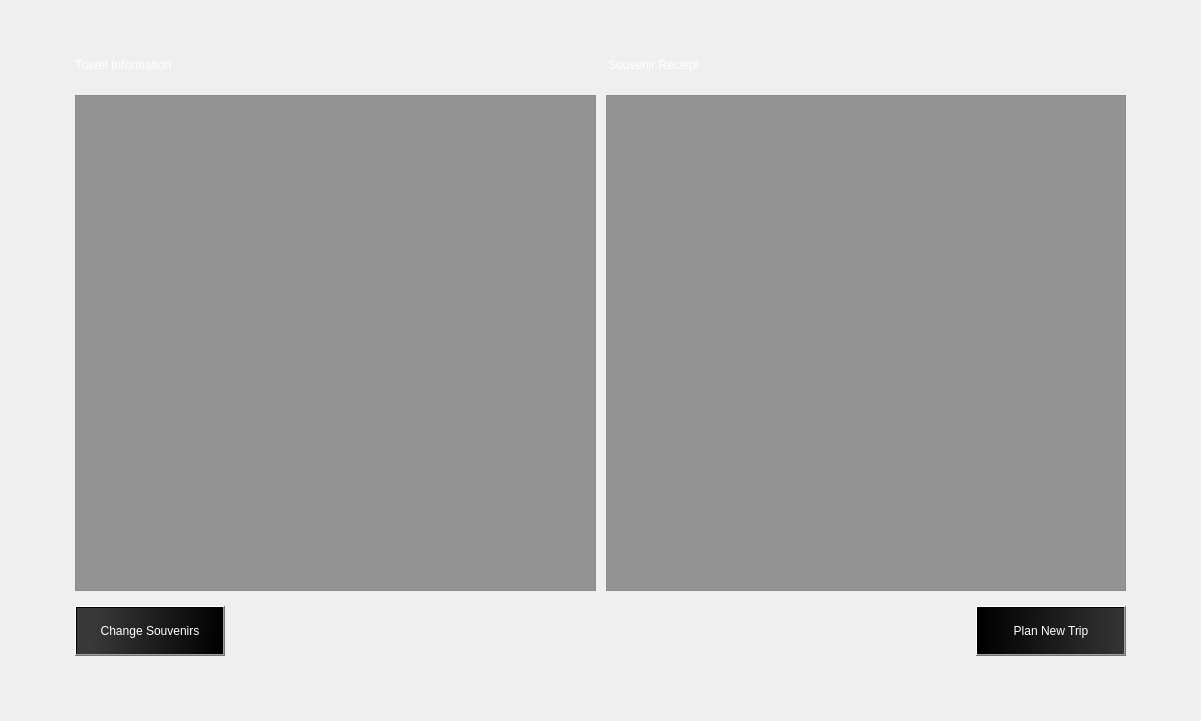
<?xml version="1.0" encoding="UTF-8"?>
<ui version="4.0">
 <class>ResultsWindow</class>
 <widget class="QWidget" name="ResultsWindow">
  <property name="geometry">
   <rect>
    <x>0</x>
    <y>0</y>
    <width>1201</width>
    <height>721</height>
   </rect>
  </property>
  <property name="minimumSize">
   <size>
    <width>1201</width>
    <height>721</height>
   </size>
  </property>
  <property name="maximumSize">
   <size>
    <width>1201</width>
    <height>721</height>
   </size>
  </property>
  <property name="windowTitle">
   <string>Form</string>
  </property>
  <widget class="QWidget" name="verticalLayoutWidget">
   <property name="geometry">
    <rect>
     <x>0</x>
     <y>0</y>
     <width>1201</width>
     <height>731</height>
    </rect>
   </property>
   <layout class="QVBoxLayout" name="verticalLayout">
    <property name="spacing">
     <number>15</number>
    </property>
    <property name="leftMargin">
     <number>75</number>
    </property>
    <property name="topMargin">
     <number>50</number>
    </property>
    <property name="rightMargin">
     <number>75</number>
    </property>
    <property name="bottomMargin">
     <number>75</number>
    </property>
    <item>
     <layout class="QHBoxLayout" name="horizontalLayout">
      <item>
       <widget class="QLabel" name="travelTitle">
        <property name="minimumSize">
         <size>
          <width>200</width>
          <height>30</height>
         </size>
        </property>
        <property name="palette">
         <palette>
          <active>
           <colorrole role="WindowText">
            <brush brushstyle="SolidPattern">
             <color alpha="255">
              <red>255</red>
              <green>255</green>
              <blue>255</blue>
             </color>
            </brush>
           </colorrole>
          </active>
          <inactive>
           <colorrole role="WindowText">
            <brush brushstyle="SolidPattern">
             <color alpha="255">
              <red>255</red>
              <green>255</green>
              <blue>255</blue>
             </color>
            </brush>
           </colorrole>
          </inactive>
          <disabled>
           <colorrole role="WindowText">
            <brush brushstyle="SolidPattern">
             <color alpha="127">
              <red>255</red>
              <green>255</green>
              <blue>255</blue>
             </color>
            </brush>
           </colorrole>
          </disabled>
         </palette>
        </property>
        <property name="text">
         <string>Travel Information</string>
        </property>
       </widget>
      </item>
      <item>
       <widget class="QLabel" name="souvenirTitle">
        <property name="minimumSize">
         <size>
          <width>200</width>
          <height>30</height>
         </size>
        </property>
        <property name="palette">
         <palette>
          <active>
           <colorrole role="WindowText">
            <brush brushstyle="SolidPattern">
             <color alpha="255">
              <red>255</red>
              <green>255</green>
              <blue>255</blue>
             </color>
            </brush>
           </colorrole>
          </active>
          <inactive>
           <colorrole role="WindowText">
            <brush brushstyle="SolidPattern">
             <color alpha="255">
              <red>255</red>
              <green>255</green>
              <blue>255</blue>
             </color>
            </brush>
           </colorrole>
          </inactive>
          <disabled>
           <colorrole role="WindowText">
            <brush brushstyle="SolidPattern">
             <color alpha="127">
              <red>255</red>
              <green>255</green>
              <blue>255</blue>
             </color>
            </brush>
           </colorrole>
          </disabled>
         </palette>
        </property>
        <property name="text">
         <string>Souvenir Receipt</string>
        </property>
       </widget>
      </item>
     </layout>
    </item>
    <item>
     <layout class="QHBoxLayout" name="horizontalLayout_2">
      <property name="spacing">
       <number>10</number>
      </property>
      <item>
       <widget class="QTableWidget" name="travelTable">
        <property name="palette">
         <palette>
          <active>
           <colorrole role="Text">
            <brush brushstyle="SolidPattern">
             <color alpha="255">
              <red>255</red>
              <green>255</green>
              <blue>255</blue>
             </color>
            </brush>
           </colorrole>
           <colorrole role="Base">
            <brush brushstyle="SolidPattern">
             <color alpha="127">
              <red>54</red>
              <green>54</green>
              <blue>54</blue>
             </color>
            </brush>
           </colorrole>
           <colorrole role="Window">
            <brush brushstyle="SolidPattern">
             <color alpha="127">
              <red>51</red>
              <green>51</green>
              <blue>51</blue>
             </color>
            </brush>
           </colorrole>
           <colorrole role="AlternateBase">
            <brush brushstyle="SolidPattern">
             <color alpha="127">
              <red>81</red>
              <green>81</green>
              <blue>81</blue>
             </color>
            </brush>
           </colorrole>
           <colorrole role="PlaceholderText">
            <brush brushstyle="SolidPattern">
             <color alpha="128">
              <red>255</red>
              <green>255</green>
              <blue>255</blue>
             </color>
            </brush>
           </colorrole>
          </active>
          <inactive>
           <colorrole role="Text">
            <brush brushstyle="SolidPattern">
             <color alpha="255">
              <red>255</red>
              <green>255</green>
              <blue>255</blue>
             </color>
            </brush>
           </colorrole>
           <colorrole role="Base">
            <brush brushstyle="SolidPattern">
             <color alpha="127">
              <red>54</red>
              <green>54</green>
              <blue>54</blue>
             </color>
            </brush>
           </colorrole>
           <colorrole role="Window">
            <brush brushstyle="SolidPattern">
             <color alpha="127">
              <red>51</red>
              <green>51</green>
              <blue>51</blue>
             </color>
            </brush>
           </colorrole>
           <colorrole role="AlternateBase">
            <brush brushstyle="SolidPattern">
             <color alpha="127">
              <red>81</red>
              <green>81</green>
              <blue>81</blue>
             </color>
            </brush>
           </colorrole>
           <colorrole role="PlaceholderText">
            <brush brushstyle="SolidPattern">
             <color alpha="128">
              <red>255</red>
              <green>255</green>
              <blue>255</blue>
             </color>
            </brush>
           </colorrole>
          </inactive>
          <disabled>
           <colorrole role="Text">
            <brush brushstyle="SolidPattern">
             <color alpha="127">
              <red>255</red>
              <green>255</green>
              <blue>255</blue>
             </color>
            </brush>
           </colorrole>
           <colorrole role="Base">
            <brush brushstyle="SolidPattern">
             <color alpha="127">
              <red>51</red>
              <green>51</green>
              <blue>51</blue>
             </color>
            </brush>
           </colorrole>
           <colorrole role="Window">
            <brush brushstyle="SolidPattern">
             <color alpha="127">
              <red>51</red>
              <green>51</green>
              <blue>51</blue>
             </color>
            </brush>
           </colorrole>
           <colorrole role="AlternateBase">
            <brush brushstyle="SolidPattern">
             <color alpha="127">
              <red>81</red>
              <green>81</green>
              <blue>81</blue>
             </color>
            </brush>
           </colorrole>
           <colorrole role="PlaceholderText">
            <brush brushstyle="SolidPattern">
             <color alpha="128">
              <red>231</red>
              <green>231</green>
              <blue>231</blue>
             </color>
            </brush>
           </colorrole>
          </disabled>
         </palette>
        </property>
        <property name="font">
         <font>
          <pointsize>12</pointsize>
          <weight>75</weight>
          <bold>true</bold>
         </font>
        </property>
        <property name="sizeAdjustPolicy">
         <enum>QAbstractScrollArea::AdjustIgnored</enum>
        </property>
        <property name="alternatingRowColors">
         <bool>true</bool>
        </property>
        <property name="textElideMode">
         <enum>Qt::ElideLeft</enum>
        </property>
        <attribute name="horizontalHeaderCascadingSectionResizes">
         <bool>true</bool>
        </attribute>
        <attribute name="horizontalHeaderMinimumSectionSize">
         <number>60</number>
        </attribute>
        <attribute name="horizontalHeaderDefaultSectionSize">
         <number>150</number>
        </attribute>
        <attribute name="horizontalHeaderStretchLastSection">
         <bool>true</bool>
        </attribute>
        <attribute name="verticalHeaderVisible">
         <bool>false</bool>
        </attribute>
       </widget>
      </item>
      <item>
       <widget class="QTableWidget" name="souvenirTable">
        <property name="palette">
         <palette>
          <active>
           <colorrole role="Text">
            <brush brushstyle="SolidPattern">
             <color alpha="255">
              <red>255</red>
              <green>255</green>
              <blue>255</blue>
             </color>
            </brush>
           </colorrole>
           <colorrole role="Base">
            <brush brushstyle="SolidPattern">
             <color alpha="127">
              <red>54</red>
              <green>54</green>
              <blue>54</blue>
             </color>
            </brush>
           </colorrole>
           <colorrole role="Window">
            <brush brushstyle="SolidPattern">
             <color alpha="127">
              <red>51</red>
              <green>51</green>
              <blue>51</blue>
             </color>
            </brush>
           </colorrole>
           <colorrole role="AlternateBase">
            <brush brushstyle="SolidPattern">
             <color alpha="127">
              <red>81</red>
              <green>81</green>
              <blue>81</blue>
             </color>
            </brush>
           </colorrole>
           <colorrole role="PlaceholderText">
            <brush brushstyle="SolidPattern">
             <color alpha="128">
              <red>255</red>
              <green>255</green>
              <blue>255</blue>
             </color>
            </brush>
           </colorrole>
          </active>
          <inactive>
           <colorrole role="Text">
            <brush brushstyle="SolidPattern">
             <color alpha="255">
              <red>255</red>
              <green>255</green>
              <blue>255</blue>
             </color>
            </brush>
           </colorrole>
           <colorrole role="Base">
            <brush brushstyle="SolidPattern">
             <color alpha="127">
              <red>54</red>
              <green>54</green>
              <blue>54</blue>
             </color>
            </brush>
           </colorrole>
           <colorrole role="Window">
            <brush brushstyle="SolidPattern">
             <color alpha="127">
              <red>51</red>
              <green>51</green>
              <blue>51</blue>
             </color>
            </brush>
           </colorrole>
           <colorrole role="AlternateBase">
            <brush brushstyle="SolidPattern">
             <color alpha="127">
              <red>81</red>
              <green>81</green>
              <blue>81</blue>
             </color>
            </brush>
           </colorrole>
           <colorrole role="PlaceholderText">
            <brush brushstyle="SolidPattern">
             <color alpha="128">
              <red>255</red>
              <green>255</green>
              <blue>255</blue>
             </color>
            </brush>
           </colorrole>
          </inactive>
          <disabled>
           <colorrole role="Text">
            <brush brushstyle="SolidPattern">
             <color alpha="127">
              <red>255</red>
              <green>255</green>
              <blue>255</blue>
             </color>
            </brush>
           </colorrole>
           <colorrole role="Base">
            <brush brushstyle="SolidPattern">
             <color alpha="127">
              <red>51</red>
              <green>51</green>
              <blue>51</blue>
             </color>
            </brush>
           </colorrole>
           <colorrole role="Window">
            <brush brushstyle="SolidPattern">
             <color alpha="127">
              <red>51</red>
              <green>51</green>
              <blue>51</blue>
             </color>
            </brush>
           </colorrole>
           <colorrole role="AlternateBase">
            <brush brushstyle="SolidPattern">
             <color alpha="127">
              <red>81</red>
              <green>81</green>
              <blue>81</blue>
             </color>
            </brush>
           </colorrole>
           <colorrole role="PlaceholderText">
            <brush brushstyle="SolidPattern">
             <color alpha="128">
              <red>231</red>
              <green>231</green>
              <blue>231</blue>
             </color>
            </brush>
           </colorrole>
          </disabled>
         </palette>
        </property>
        <property name="font">
         <font>
          <pointsize>12</pointsize>
          <weight>75</weight>
          <bold>true</bold>
         </font>
        </property>
        <property name="styleSheet">
         <string notr="true"/>
        </property>
        <property name="sizeAdjustPolicy">
         <enum>QAbstractScrollArea::AdjustIgnored</enum>
        </property>
        <property name="alternatingRowColors">
         <bool>true</bool>
        </property>
        <property name="textElideMode">
         <enum>Qt::ElideRight</enum>
        </property>
        <property name="wordWrap">
         <bool>true</bool>
        </property>
        <property name="cornerButtonEnabled">
         <bool>false</bool>
        </property>
        <attribute name="horizontalHeaderCascadingSectionResizes">
         <bool>false</bool>
        </attribute>
        <attribute name="horizontalHeaderMinimumSectionSize">
         <number>100</number>
        </attribute>
        <attribute name="horizontalHeaderDefaultSectionSize">
         <number>150</number>
        </attribute>
        <attribute name="horizontalHeaderStretchLastSection">
         <bool>true</bool>
        </attribute>
        <attribute name="verticalHeaderVisible">
         <bool>false</bool>
        </attribute>
       </widget>
      </item>
     </layout>
    </item>
    <item>
     <layout class="QHBoxLayout" name="horizontalLayout_3">
      <item>
       <widget class="QPushButton" name="moveToSouvenir">
        <property name="minimumSize">
         <size>
          <width>150</width>
          <height>50</height>
         </size>
        </property>
        <property name="styleSheet">
         <string notr="true">color: rgb(255, 255, 255);
background-color: qlineargradient(spread:pad, x1:1, y1:0.523, x2:0, y2:0.494, stop:0 rgba(0, 0, 0, 255), stop:0.897727 rgba(57, 57, 57, 255))</string>
        </property>
        <property name="text">
         <string>Change Souvenirs</string>
        </property>
       </widget>
      </item>
      <item>
       <spacer name="horizontalSpacer">
        <property name="orientation">
         <enum>Qt::Horizontal</enum>
        </property>
        <property name="sizeHint" stdset="0">
         <size>
          <width>40</width>
          <height>20</height>
         </size>
        </property>
       </spacer>
      </item>
      <item>
       <widget class="QPushButton" name="moveToTripSelect">
        <property name="minimumSize">
         <size>
          <width>150</width>
          <height>50</height>
         </size>
        </property>
        <property name="styleSheet">
         <string notr="true">color: rgb(255, 255, 255);
background-color:qlineargradient(spread:pad, x1:0, y1:0.506, x2:1, y2:0.511045, stop:0 rgba(0, 0, 0, 255), stop:1 rgba(52, 52, 52, 255))</string>
        </property>
        <property name="text">
         <string>Plan New Trip</string>
        </property>
       </widget>
      </item>
     </layout>
    </item>
   </layout>
  </widget>
 </widget>
 <resources/>
 <connections/>
</ui>
